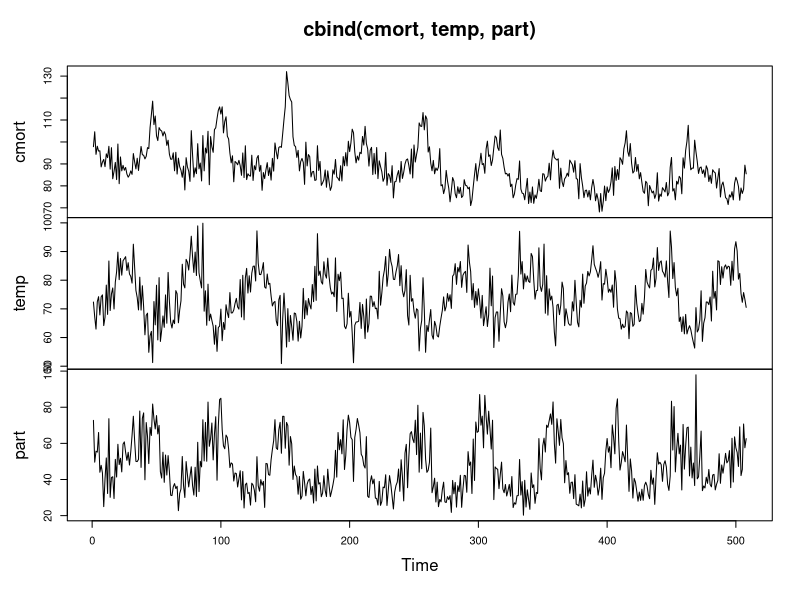
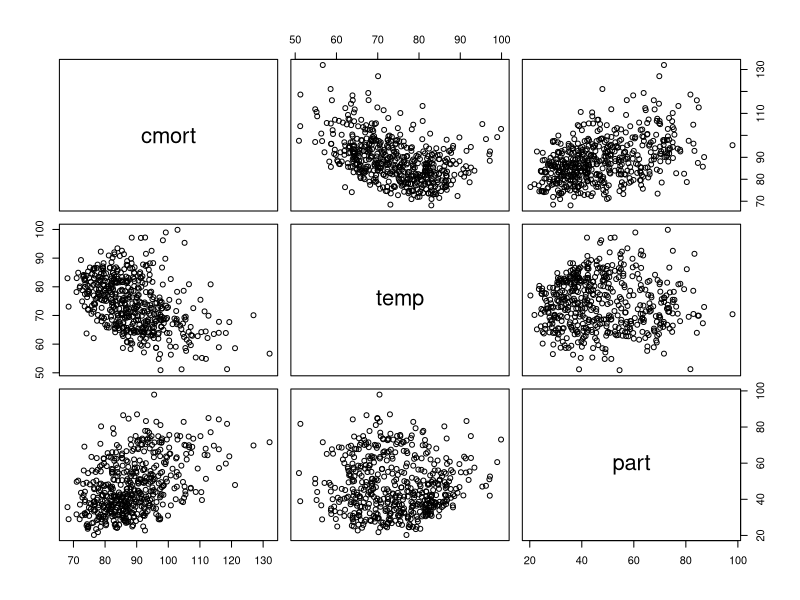
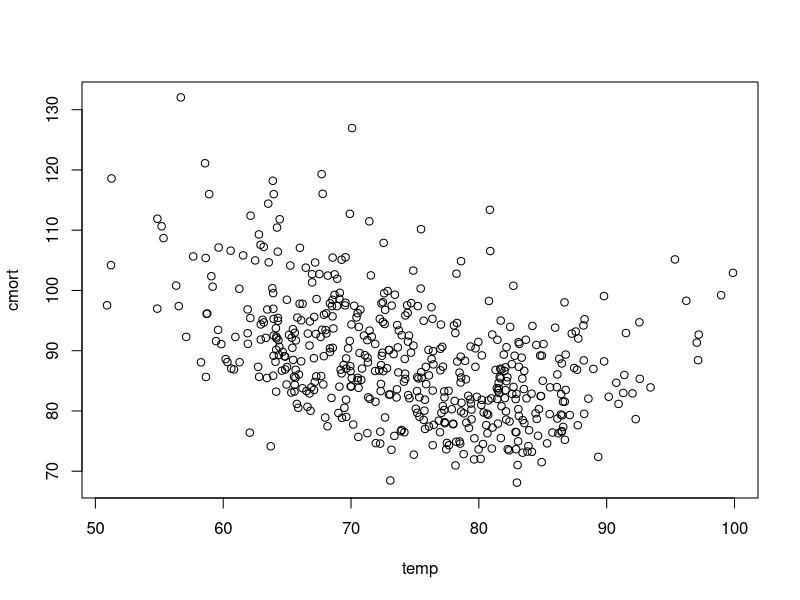
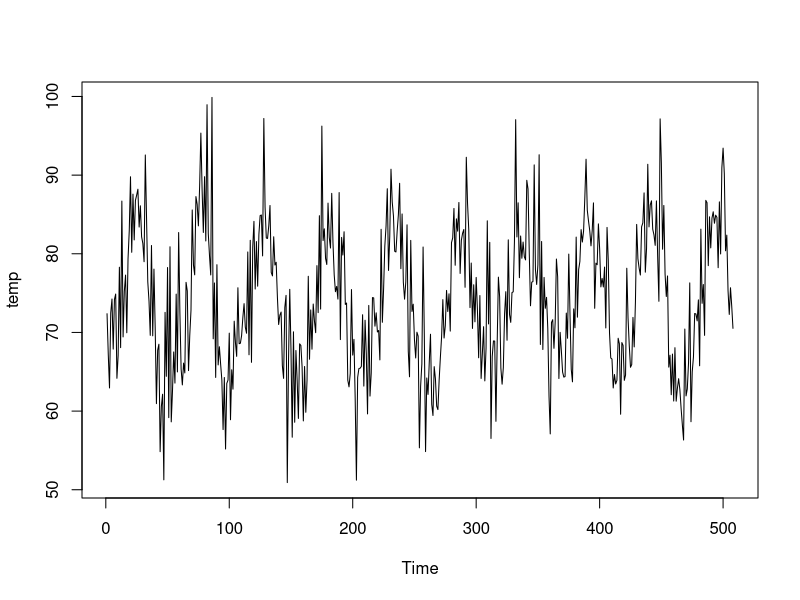
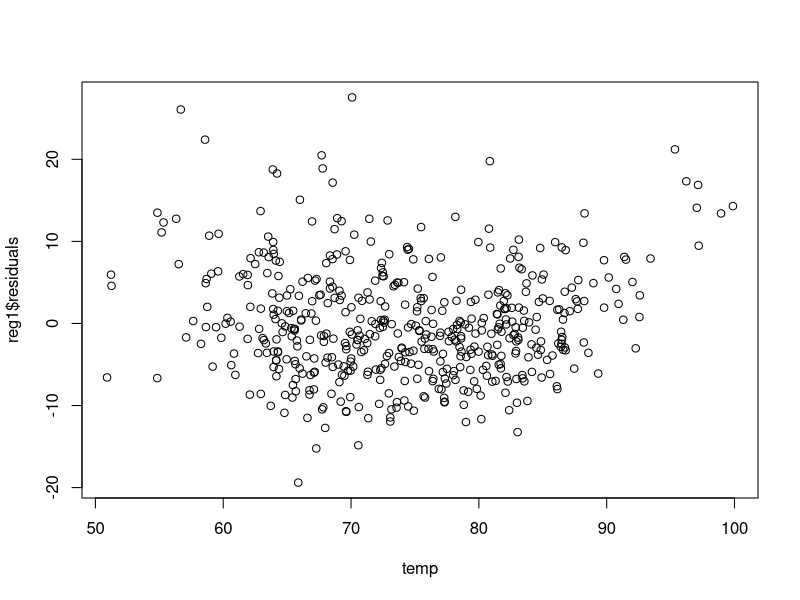
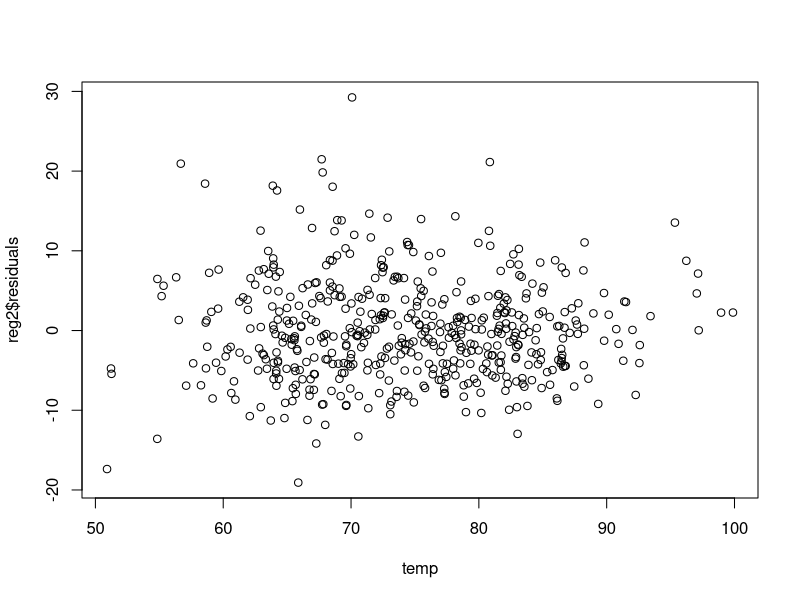
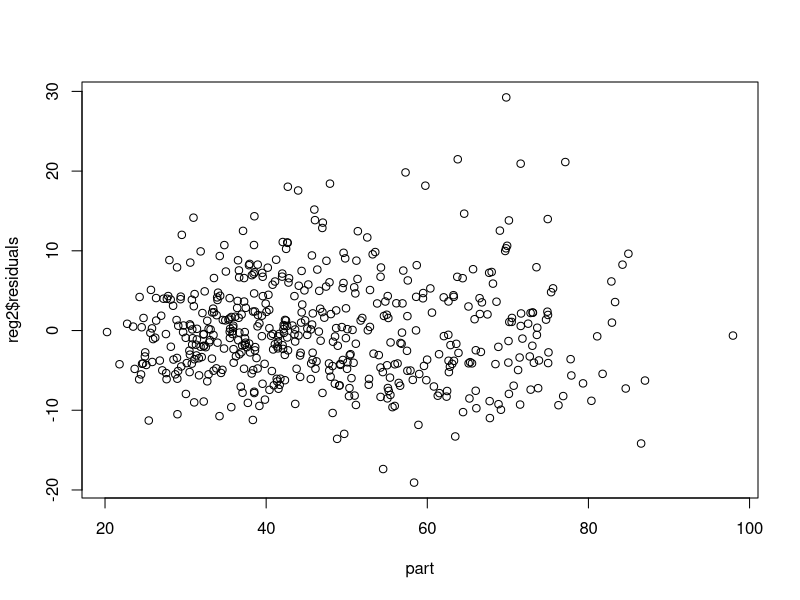
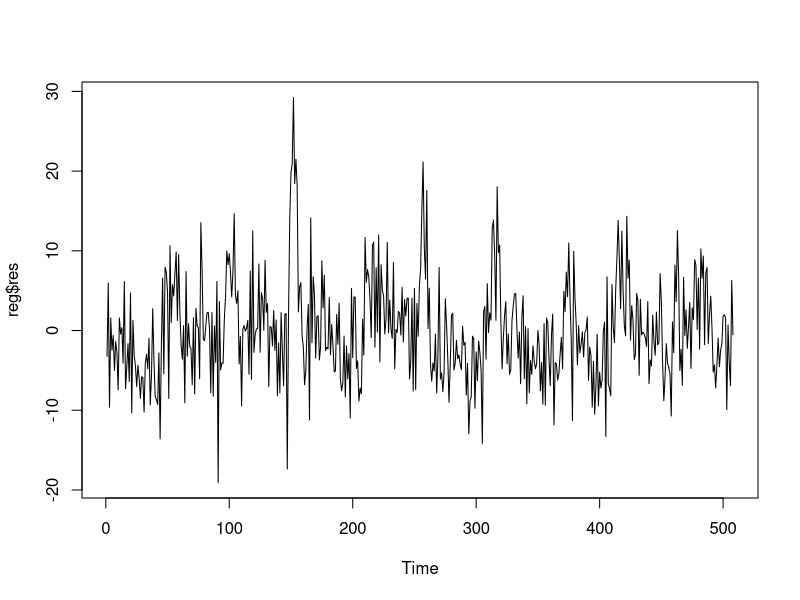

The R script that drew these images, in order:
library(nlme)

cmort <- ts(scan("cmort.dat"))
temp <- ts(scan("temp.dat"))
part <- ts(scan("part.dat"))

plot(cbind(cmort, temp, part))
pairs(cbind(cmort, temp, part))
plot(cmort~temp)

plot(temp)

trend <- 1:length(cmort)
reg1 <- lm(cmort ~ trend + temp+ part) 
summary(reg1)
plot(reg1$residuals ~ temp)

reg2 <- lm(cmort ~ trend + temp + part + I(temp^2))
summary(reg2)
plot(reg2$residuals ~ temp)
plot(reg2$residuals ~ part)

temp = temp - mean(temp)
temp2 = temp^2

reg <- lm(cmort ~ trend + temp + temp2 + part)
summary(reg)

plot.ts(reg$res)
acf(reg$res)
pacf(reg$res)

ar = arima(reg$residuals, order=c(2,0,0))
ar

tsdiag(ar)

?gls
fit.gls = gls(cmort~trend+temp+temp2+part, correlation=corARMA(p=2), method="ML")
fit.gls
summary(fit.gls)
# summary(reg)
w=filter(residuals(fit.gls),filter=c(1,-.3848530, -.4326282),sides=1)
w
w = w[3:508]
plot.ts(w)
acf(w)
